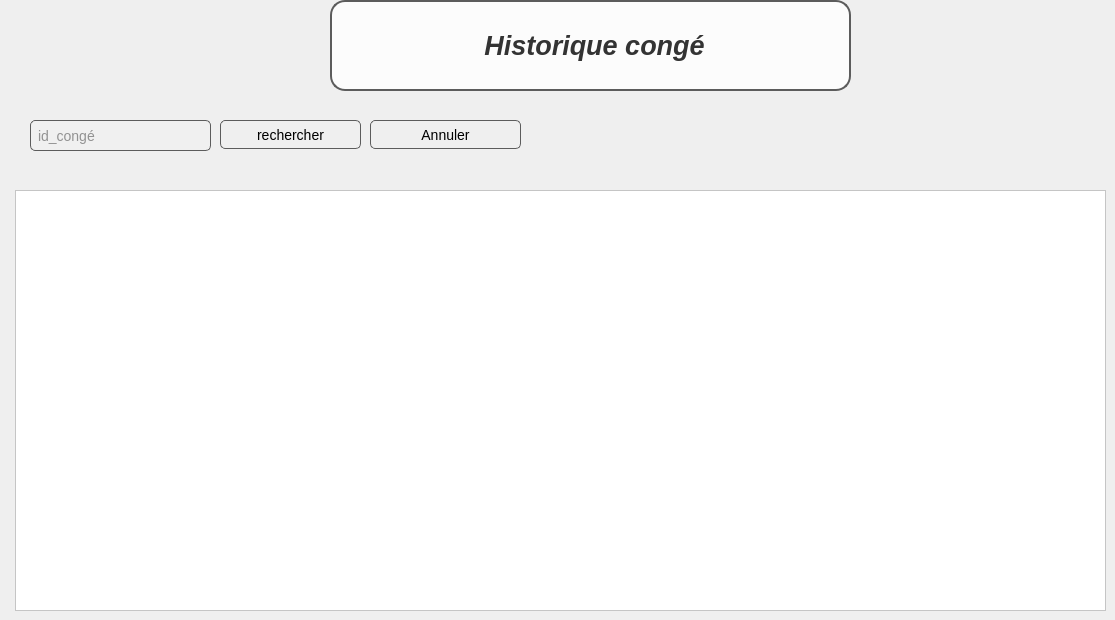
           <widget class="QWidget" name="tab_5">
            <attribute name="title">
             <string>Historique conge</string>
            </attribute>
            <widget class="QWidget" name="widget_4" native="true">
             <property name="geometry">
              <rect>
               <x>20</x>
               <y>100</y>
               <width>1081</width>
               <height>71</height>
              </rect>
             </property>
             <property name="styleSheet">
              <string notr="true">/* QLineEdit styling */
QLineEdit {
    background-color: #f0f0f0;
    border: 1px solid #5c5c5c;
    border-radius: 5px;         /* Corrected property and added border-radius */
    padding: 5px;
    font-size: 14px;
    color: #333333;
}

QLineEdit:hover {
    border: 1px solid #0078d7;
}

QLineEdit:focus {
    border: 1px solid #3b5998;
    background-color: #ffffff;
}

/* QDateEdit styling */
QDateEdit {
    background-color: #f0f0f0;
    border: 1px solid #5c5c5c;
    padding: 5px;
    font-size: 14px;
    color: #333333;
    border-radius: 5px;         /* Add border-radius for rounded corners */
}

QDateEdit::drop-down {
    subcontrol-origin: padding;
    subcontrol-position: top right;
    width: 20px;
    border-left: 1px solid #5c5c5c;
}

/* QComboBox styling */
QComboBox {
    background-color: #f0f0f0;
    border: 1px solid #5c5c5c;
    padding: 5px;
    font-size: 14px;
    color: #333333;
    border-radius: 5px;         /* Add border-radius for rounded corners */
}

QComboBox::drop-down {
    subcontrol-origin: padding;
    subcontrol-position: top right;
    width: 20px;
    border-left: 1px solid #5c5c5c;
}

/* QPushButton styling */
QPushButton {
    color: black;
    border: 1px solid #5c5c5c;
    padding: 5px 15px;
    font-size: 14px;
    border-radius: 5px;         /* Add border-radius for rounded corners */
}

QPushButton:hover {
    background-color: rgb(252, 246, 243);
}

QPushButton:pressed {
    background-color: #C0C0C0; /* Change background color when pressed */
    border: 1px solid black; /* Change border color when pressed */
}

QPushButton:disabled {
    background-color: #C0C0C0;
    color: #a0a0a0;
    border: 1px solid #d3d3d3;
}

/* QCheckBox styling */
QCheckBox {
    spacing: 5px;
    font-size: 14px;
    color: #333333;
}

QCheckBox::indicator {
    width: 16px;
    height: 16px;
}

/* QLabel styling */
QLabel {
    font-size: 14px;
    color: #333333;
    padding: 5px;
    border: none; /* Remove border if not needed */
    border-radius: 5px;         /* Add border-radius for rounded corners */
}
</string>
             </property>
             <widget class="QPushButton" name="annuler_histo">
              <property name="geometry">
               <rect>
                <x>350</x>
                <y>20</y>
                <width>151</width>
                <height>29</height>
               </rect>
              </property>
              <property name="text">
               <string>Annuler</string>
              </property>
             </widget>
             <widget class="QLineEdit" name="id_conge">
              <property name="geometry">
               <rect>
                <x>10</x>
                <y>20</y>
                <width>181</width>
                <height>31</height>
               </rect>
              </property>
              <property name="placeholderText">
               <string>id_congé</string>
              </property>
             </widget>
             <widget class="QPushButton" name="rechercher">
              <property name="geometry">
               <rect>
                <x>200</x>
                <y>20</y>
                <width>141</width>
                <height>29</height>
               </rect>
              </property>
              <property name="text">
               <string>rechercher</string>
              </property>
             </widget>
            </widget>
            <widget class="QTableView" name="historique">
             <property name="geometry">
              <rect>
               <x>15</x>
               <y>190</y>
               <width>1091</width>
               <height>421</height>
              </rect>
             </property>
             <property name="styleSheet">
              <string notr="true">background-color: rgb(255, 255, 255);</string>
             </property>
            </widget>
            <widget class="QLabel" name="label_183">
             <property name="geometry">
              <rect>
               <x>330</x>
               <y>0</y>
               <width>521</width>
               <height>111</height>
              </rect>
             </property>
             <property name="font">
              <font>
               <pointsize>-1</pointsize>
               <italic>true</italic>
               <bold>true</bold>
              </font>
             </property>
             <property name="styleSheet">
              <string notr="true">    font-size: 30px;               /* Font size */
    font-weight: bold;             /* Make the font bold */
    color: #333333;                /* Text color */
    padding: 10px;                 /* Padding around the text */
    border: 2px solid #5c5c5c;     /* Border for the label */
    background-color: rgba(255, 255, 255, 0.8); /* Semi-transparent background */
    text-align: center;            /* Center text alignment */
    margin-bottom: 20px;           /* Margin below the title */
  	border-radius: 15px;  

</string>
             </property>
             <property name="text">
              <string>&lt;html&gt;&lt;head/&gt;&lt;body&gt;&lt;p align=&quot;center&quot;&gt;&lt;span style=&quot; font-size:20pt;&quot;&gt;Historique congé&lt;/span&gt;&lt;/p&gt;&lt;/body&gt;&lt;/html&gt;</string>
             </property>
            </widget>
           </widget>
